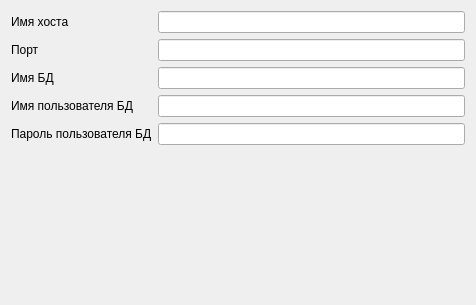
<?xml version="1.0" encoding="UTF-8"?>
<ui version="4.0">
 <class>DatabaseSettingsPage</class>
 <widget class="QWidget" name="DatabaseSettingsPage">
  <property name="geometry">
   <rect>
    <x>0</x>
    <y>0</y>
    <width>476</width>
    <height>305</height>
   </rect>
  </property>
  <property name="windowTitle">
   <string>Form</string>
  </property>
  <layout class="QVBoxLayout" name="verticalLayout">
   <item>
    <layout class="QFormLayout" name="formLayout">
     <property name="fieldGrowthPolicy">
      <enum>QFormLayout::AllNonFixedFieldsGrow</enum>
     </property>
     <item row="0" column="0">
      <widget class="QLabel" name="label">
       <property name="text">
        <string>Имя хоста</string>
       </property>
      </widget>
     </item>
     <item row="0" column="1">
      <widget class="QLineEdit" name="m_hostname"/>
     </item>
     <item row="1" column="0">
      <widget class="QLabel" name="label_2">
       <property name="text">
        <string>Порт</string>
       </property>
      </widget>
     </item>
     <item row="1" column="1">
      <widget class="QLineEdit" name="m_port"/>
     </item>
     <item row="2" column="0">
      <widget class="QLabel" name="label_3">
       <property name="text">
        <string>Имя БД</string>
       </property>
      </widget>
     </item>
     <item row="2" column="1">
      <widget class="QLineEdit" name="m_databasename"/>
     </item>
     <item row="3" column="0">
      <widget class="QLabel" name="label_4">
       <property name="text">
        <string>Имя пользователя БД</string>
       </property>
      </widget>
     </item>
     <item row="3" column="1">
      <widget class="QLineEdit" name="m_login"/>
     </item>
     <item row="4" column="0">
      <widget class="QLabel" name="label_5">
       <property name="text">
        <string>Пароль пользователя БД</string>
       </property>
      </widget>
     </item>
     <item row="4" column="1">
      <widget class="QLineEdit" name="m_password">
       <property name="echoMode">
        <enum>QLineEdit::Password</enum>
       </property>
      </widget>
     </item>
    </layout>
   </item>
  </layout>
 </widget>
 <resources/>
 <connections/>
</ui>
